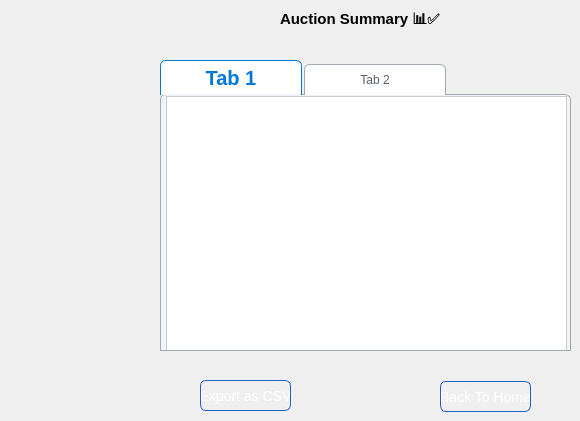
   <widget class="QWidget" name="page_3">
    <widget class="QLabel" name="label_2">
     <property name="geometry">
      <rect>
       <x>280</x>
       <y>10</y>
       <width>171</width>
       <height>20</height>
      </rect>
     </property>
     <property name="font">
      <font>
       <pointsize>-1</pointsize>
       <bold>true</bold>
      </font>
     </property>
     <property name="styleSheet">
      <string notr="true">QLabel{
font-size:15px;
}</string>
     </property>
     <property name="text">
      <string>Auction Summary 📊✅</string>
     </property>
    </widget>
    <widget class="QPushButton" name="pushButton_10">
     <property name="geometry">
      <rect>
       <x>200</x>
       <y>380</y>
       <width>91</width>
       <height>31</height>
      </rect>
     </property>
     <property name="styleSheet">
      <string notr="true">QPushButton {
    background-color: qlineargradient(
        x1: 0, y1: 0, x2: 0, y2: 1,
        stop: 0 #6a9ff0, stop: 1 #1f5fcc
    );
    color: white;
    border: 1px solid #1f5fcc;
    border-radius: 6px;
   
    font-size: 14px;
}

/* Hover state */
QPushButton:hover {
    background-color: qlineargradient(
        x1: 0, y1: 0, x2: 0, y2: 1,
        stop: 0 #7aaaf2, stop: 1 #2a6fe0
    );
}

/* Pressed state */
QPushButton:pressed {
    background-color: qlineargradient(
        x1: 0, y1: 0, x2: 0, y2: 1,
        stop: 0 #1f5fcc, stop: 1 #6a9ff0
    );
    padding-top: 7px; /* slight visual shift */
}

/* Disabled state */
QPushButton:disabled {
    background-color: #d0d0d0;
    color: #888888;
    border: 1px solid #a0a0a0;
}

/* Flat/icon-only button example by objectName */
QPushButton#iconButton {
    background: transparent;
    border: none;
    padding: 4px;
}

/* Example for primary/secondary roles via dynamic property */
QPushButton[role=&quot;primary&quot;] {
    background-color: #28a745;
    border: 1px solid #1e7e34;
}
QPushButton[role=&quot;primary&quot;]:hover {
    background-color: #3dc256;
}
QPushButton[role=&quot;secondary&quot;] {
    background-color: #ffc107;
    border: 1px solid #d39e00;
}
QPushButton[role=&quot;secondary&quot;]:hover {
    background-color: #ffcd39;
}</string>
     </property>
     <property name="text">
      <string>Export as CSV</string>
     </property>
    </widget>
    <widget class="QPushButton" name="pushButton_11">
     <property name="geometry">
      <rect>
       <x>440</x>
       <y>381</y>
       <width>91</width>
       <height>31</height>
      </rect>
     </property>
     <property name="styleSheet">
      <string notr="true">QPushButton {
    background-color: qlineargradient(
        x1: 0, y1: 0, x2: 0, y2: 1,
        stop: 0 #6a9ff0, stop: 1 #1f5fcc
    );
    color: white;
    border: 1px solid #1f5fcc;
    border-radius: 6px;
    
    font-size: 14px;
}

/* Hover state */
QPushButton:hover {
    background-color: qlineargradient(
        x1: 0, y1: 0, x2: 0, y2: 1,
        stop: 0 #7aaaf2, stop: 1 #2a6fe0
    );
}

/* Pressed state */
QPushButton:pressed {
    background-color: qlineargradient(
        x1: 0, y1: 0, x2: 0, y2: 1,
        stop: 0 #1f5fcc, stop: 1 #6a9ff0
    );
    padding-top: 7px; /* slight visual shift */
}

/* Disabled state */
QPushButton:disabled {
    background-color: #d0d0d0;
    color: #888888;
    border: 1px solid #a0a0a0;
}

/* Flat/icon-only button example by objectName */
QPushButton#iconButton {
    background: transparent;
    border: none;
    padding: 4px;
}

/* Example for primary/secondary roles via dynamic property */
QPushButton[role=&quot;primary&quot;] {
    background-color: #28a745;
    border: 1px solid #1e7e34;
}
QPushButton[role=&quot;primary&quot;]:hover {
    background-color: #3dc256;
}
QPushButton[role=&quot;secondary&quot;] {
    background-color: #ffc107;
    border: 1px solid #d39e00;
}
QPushButton[role=&quot;secondary&quot;]:hover {
    background-color: #ffcd39;
}</string>
     </property>
     <property name="text">
      <string>Back To Home</string>
     </property>
    </widget>
    <widget class="QTabWidget" name="summaryTabWidget">
     <property name="geometry">
      <rect>
       <x>160</x>
       <y>60</y>
       <width>411</width>
       <height>291</height>
      </rect>
     </property>
     <property name="styleSheet">
      <string notr="true">QTabWidget::pane {
    border: 1px solid #A0A8B0;
    background: #F0F4F8;
    border-top-left-radius: 6px;
	font-size:20px;
    border-top-right-radius: 6px;
    top: -1px;
}

/* Remove default base under the tabs */
QTabBar {
    qproperty-drawBase: 0;
}

/* Unselected tabs */
QTabBar::tab {
    background: #FFFFFF;
    color: #555F6A;
    padding: 8px 20px;
    margin-right: 2px;
    border: 1px solid #A0A8B0;
    border-bottom: none;
    border-top-left-radius: 6px;
    border-top-right-radius: 6px;
    min-width: 100px;
}

/* Hover state */
QTabBar::tab:hover {
    background: #E4E9EF;
}

/* Selected tab */
QTabBar::tab:selected {
    background: #FFFFFF;
    color: #0078D7;
	 font-size:20px;
    border-color: #0078D7;
    border-bottom: 1px solid #F0F4F8; /* blend into pane */
    font-weight: bold;
}

/* Push down unselected tabs slightly */
QTabBar::tab:!selected {
    margin-top: 4px;
}

</string>
     </property>
     <property name="currentIndex">
      <number>0</number>
     </property>
     <widget class="QWidget" name="tab">
      <attribute name="title">
       <string>Tab 1</string>
      </attribute>
      <widget class="QListWidget" name="listWidget">
       <property name="geometry">
        <rect>
         <x>5</x>
         <y>1</y>
         <width>401</width>
         <height>261</height>
        </rect>
       </property>
       <property name="styleSheet">
        <string notr="true">QListWidget {
    background: #ffffff;
    border: 1px solid #ccc;
    padding: 4px;
    outline: none;
}

/* Style for each item */
QListWidget::item {
    padding: 6px 10px;
    margin: 2px 0;
}

/* Hover state for items */
QListWidget::item:hover {
    background: #f5f5f5;
}

/* Selected state for items */
QListWidget::item:selected {
    background: #4285f4;
    color: white;
    border-radius: 2px;
}

/* Disabled items */
QListWidget::item:disabled {
    color: #999999;
}

/* Scrollbar styling (optional) */
QScrollBar:vertical {
    background: #f0f0f0;
    width: 10px;
    margin: 0px;
}

QScrollBar::handle:vertical {
    background: #c0c0c0;
    min-height: 20px;
    border-radius: 4px;
}

QScrollBar::add-line:vertical, QScrollBar::sub-line:vertical {
    height: 0;
}

/* Horizontal scrollbar if needed */
QScrollBar:horizontal {
    background: #f0f0f0;
    height: 10px;
    margin: 0px;
}

QScrollBar::handle:horizontal {
    background: #c0c0c0;
    min-width: 20px;
    border-radius: 4px;
}</string>
       </property>
      </widget>
     </widget>
     <widget class="QWidget" name="tab_2">
      <attribute name="title">
       <string>Tab 2</string>
      </attribute>
     </widget>
    </widget>
   </widget>
